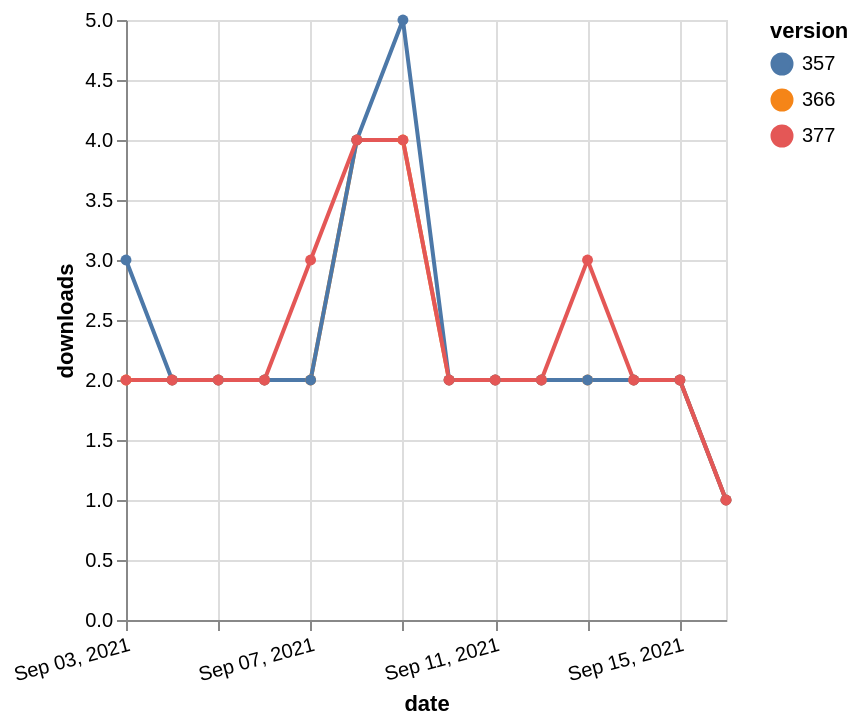

The Vega-Lite source for this figure:
### Vega-Lite specification from a JSON file in a GitHub repository (floating-point values rounded to 4 significant figures)
{"$schema": "https://vega.github.io/schema/vega-lite/v5.json", "description": "A simple bar chart with embedded data.", "data": {"values": [{"date": "2021-09-03", "total": 2445, "delta": 2, "version": "366"}, {"date": "2021-09-04", "total": 2447, "delta": 2, "version": "366"}, {"date": "2021-09-05", "total": 2449, "delta": 2, "version": "366"}, {"date": "2021-09-06", "total": 2451, "delta": 2, "version": "366"}, {"date": "2021-09-07", "total": 2453, "delta": 2, "version": "366"}, {"date": "2021-09-08", "total": 2457, "delta": 4, "version": "366"}, {"date": "2021-09-09", "total": 2461, "delta": 4, "version": "366"}, {"date": "2021-09-10", "total": 2463, "delta": 2, "version": "366"}, {"date": "2021-09-11", "total": 2465, "delta": 2, "version": "366"}, {"date": "2021-09-12", "total": 2467, "delta": 2, "version": "366"}, {"date": "2021-09-13", "total": 2469, "delta": 2, "version": "366"}, {"date": "2021-09-14", "total": 2471, "delta": 2, "version": "366"}, {"date": "2021-09-15", "total": 2473, "delta": 2, "version": "366"}, {"date": "2021-09-16", "total": 2474, "delta": 1, "version": "366"}, {"date": "2021-09-03", "total": 2836, "delta": 3, "version": "357"}, {"date": "2021-09-04", "total": 2838, "delta": 2, "version": "357"}, {"date": "2021-09-05", "total": 2840, "delta": 2, "version": "357"}, {"date": "2021-09-06", "total": 2842, "delta": 2, "version": "357"}, {"date": "2021-09-07", "total": 2844, "delta": 2, "version": "357"}, {"date": "2021-09-08", "total": 2848, "delta": 4, "version": "357"}, {"date": "2021-09-09", "total": 2853, "delta": 5, "version": "357"}, {"date": "2021-09-10", "total": 2855, "delta": 2, "version": "357"}, {"date": "2021-09-11", "total": 2857, "delta": 2, "version": "357"}, {"date": "2021-09-12", "total": 2859, "delta": 2, "version": "357"}, {"date": "2021-09-13", "total": 2861, "delta": 2, "version": "357"}, {"date": "2021-09-14", "total": 2863, "delta": 2, "version": "357"}, {"date": "2021-09-15", "total": 2865, "delta": 2, "version": "357"}, {"date": "2021-09-16", "total": 2866, "delta": 1, "version": "357"}, {"date": "2021-09-03", "total": 2112, "delta": 2, "version": "377"}, {"date": "2021-09-04", "total": 2114, "delta": 2, "version": "377"}, {"date": "2021-09-05", "total": 2116, "delta": 2, "version": "377"}, {"date": "2021-09-06", "total": 2118, "delta": 2, "version": "377"}, {"date": "2021-09-07", "total": 2121, "delta": 3, "version": "377"}, {"date": "2021-09-08", "total": 2125, "delta": 4, "version": "377"}, {"date": "2021-09-09", "total": 2129, "delta": 4, "version": "377"}, {"date": "2021-09-10", "total": 2131, "delta": 2, "version": "377"}, {"date": "2021-09-11", "total": 2133, "delta": 2, "version": "377"}, {"date": "2021-09-12", "total": 2135, "delta": 2, "version": "377"}, {"date": "2021-09-13", "total": 2138, "delta": 3, "version": "377"}, {"date": "2021-09-14", "total": 2140, "delta": 2, "version": "377"}, {"date": "2021-09-15", "total": 2142, "delta": 2, "version": "377"}, {"date": "2021-09-16", "total": 2143, "delta": 1, "version": "377"}]}, "width": "container", "mark": {"type": "line", "point": {"filled": true}}, "encoding": {"x": {"field": "date", "type": "temporal", "timeUnit": "yearmonthdate", "title": "date", "axis": {"labelAngle": -15}}, "y": {"field": "delta", "type": "quantitative", "title": "downloads"}, "color": {"field": "version", "type": "nominal"}, "tooltip": {"field": "delta"}}}
